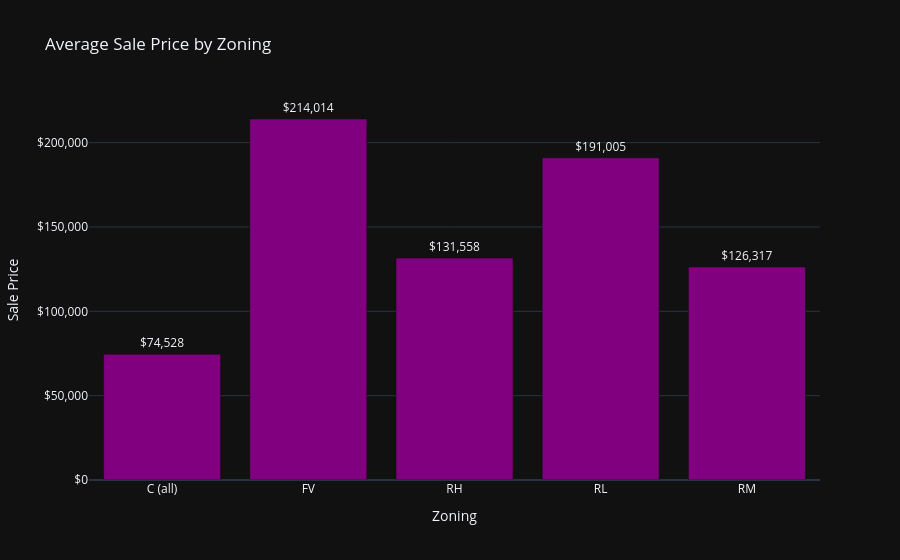

Here is the notebook cell this chart was saved with:
### Code cell
# 2. Zoning impact on sale price
zoning_prices = df.groupby('MSZoning')['SalePrice'].mean()
fig3 = px.bar(
    x=zoning_prices.index, 
    y=zoning_prices.values, 
    title='Average Sale Price by Zoning',
    color_discrete_sequence=['purple', 'green'], 
    text=zoning_prices.values,
    template='plotly_dark'
)

fig3.update_traces(texttemplate='$%{text:,.0f}', textposition='outside')
fig3.update_yaxes(title='Sale Price', tickprefix='$', tickformat=',')
fig3.update_xaxes(title='Zoning')
fig3.update_layout(uniformtext_minsize=8, uniformtext_mode='hide')

fig3.show()

### Figure 1 — Plotly figure (JSON) as saved in the notebook; plotly's stock layout.template omitted (floating-point values rounded to 4 significant figures)
{"data": [{"hovertemplate": "x=%{x}<br>y=%{y}<br>text=%{text}<extra></extra>", "legendgroup": "", "marker": {"color": "purple", "pattern": {"shape": ""}}, "name": "", "orientation": "v", "showlegend": false, "text": [74530.0, 214000.0, 131600.0, 191000.0, 126300.0], "textposition": "outside", "texttemplate": "$%{text:,.0f}", "type": "bar", "x": ["C (all)", "FV", "RH", "RL", "RM"], "xaxis": "x", "y": [74530.0, 214000.0, 131600.0, 191000.0, 126300.0], "yaxis": "y"}], "layout": {"barmode": "relative", "legend": {"tracegroupgap": 0}, "title": {"text": "Average Sale Price by Zoning"}, "uniformtext": {"minsize": 8, "mode": "hide"}, "xaxis": {"anchor": "y", "domain": [0, 1], "title": {"text": "Zoning"}}, "yaxis": {"anchor": "x", "domain": [0, 1], "tickformat": ",", "tickprefix": "$", "title": {"text": "Sale Price"}}}}
